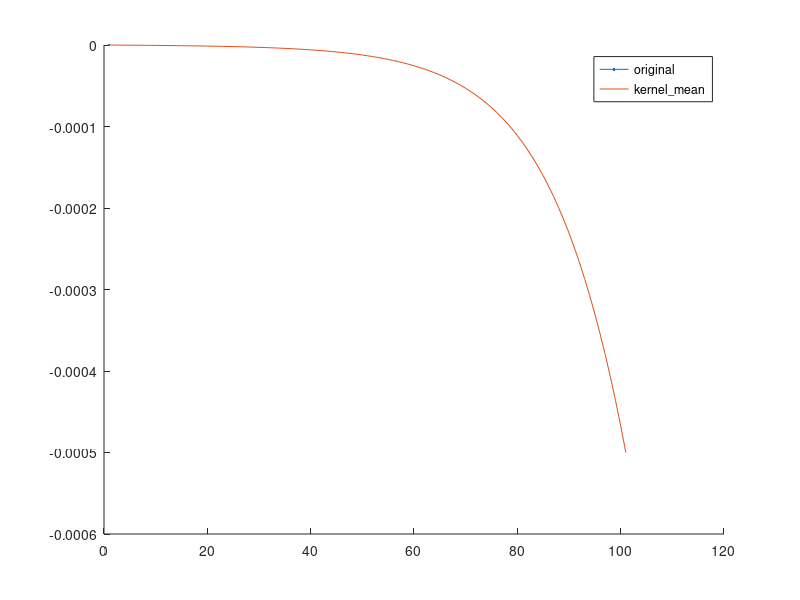

The MATLAB source for this figure:
load('test_hetero.mat')
% load('y_cap6_copy.mat')
load('y_cap3D.mat')
i=1;
hold on
plot(u_test(i,1:end))
% plot(y_cap_kernel_sq_exp(i,1:end))
plot(y_cap_kernel_mean(i,1:end))
legend('original', 'kernel\_mean')